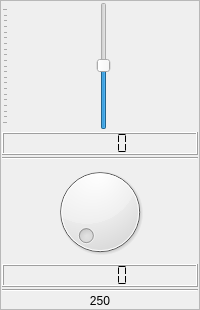
                     <widget class="QFrame" name="verticalFrame_9">
                      <property name="minimumSize">
                       <size>
                        <width>0</width>
                        <height>0</height>
                       </size>
                      </property>
                      <property name="frameShape">
                       <enum>QFrame::StyledPanel</enum>
                      </property>
                      <layout class="QVBoxLayout" name="verticalLayout_8">
                       <property name="spacing">
                        <number>2</number>
                       </property>
                       <property name="leftMargin">
                        <number>1</number>
                       </property>
                       <property name="topMargin">
                        <number>1</number>
                       </property>
                       <property name="rightMargin">
                        <number>1</number>
                       </property>
                       <property name="bottomMargin">
                        <number>1</number>
                       </property>
                       <item>
                        <widget class="QSlider" name="eq_sld_8">
                         <property name="sizePolicy">
                          <sizepolicy hsizetype="Preferred" vsizetype="Expanding">
                           <horstretch>0</horstretch>
                           <verstretch>0</verstretch>
                          </sizepolicy>
                         </property>
                         <property name="minimumSize">
                          <size>
                           <width>0</width>
                           <height>128</height>
                          </size>
                         </property>
                         <property name="minimum">
                          <number>-300</number>
                         </property>
                         <property name="maximum">
                          <number>300</number>
                         </property>
                         <property name="singleStep">
                          <number>10</number>
                         </property>
                         <property name="value">
                          <number>1</number>
                         </property>
                         <property name="orientation">
                          <enum>Qt::Vertical</enum>
                         </property>
                         <property name="tickPosition">
                          <enum>QSlider::TicksAbove</enum>
                         </property>
                         <property name="tickInterval">
                          <number>30</number>
                         </property>
                        </widget>
                       </item>
                       <item>
                        <widget class="QLCDNumber" name="lcdNumber_79">
                         <property name="smallDecimalPoint">
                          <bool>true</bool>
                         </property>
                         <property name="segmentStyle">
                          <enum>QLCDNumber::Flat</enum>
                         </property>
                        </widget>
                       </item>
                       <item>
                        <widget class="Line" name="line_59">
                         <property name="orientation">
                          <enum>Qt::Horizontal</enum>
                         </property>
                        </widget>
                       </item>
                       <item>
                        <widget class="QDial" name="dial_8">
                         <property name="maximumSize">
                          <size>
                           <width>16777215</width>
                           <height>16777215</height>
                          </size>
                         </property>
                         <property name="minimum">
                          <number>1</number>
                         </property>
                         <property name="maximum">
                          <number>500</number>
                         </property>
                         <property name="singleStep">
                          <number>10</number>
                         </property>
                        </widget>
                       </item>
                       <item>
                        <widget class="QLCDNumber" name="lcdNumber_38">
                         <property name="smallDecimalPoint">
                          <bool>true</bool>
                         </property>
                         <property name="segmentStyle">
                          <enum>QLCDNumber::Flat</enum>
                         </property>
                        </widget>
                       </item>
                       <item>
                        <widget class="Line" name="line_8">
                         <property name="orientation">
                          <enum>Qt::Horizontal</enum>
                         </property>
                        </widget>
                       </item>
                       <item>
                        <widget class="QLabel" name="label_20">
                         <property name="text">
                          <string>250</string>
                         </property>
                         <property name="scaledContents">
                          <bool>true</bool>
                         </property>
                         <property name="alignment">
                          <set>Qt::AlignCenter</set>
                         </property>
                        </widget>
                       </item>
                      </layout>
                     </widget>
